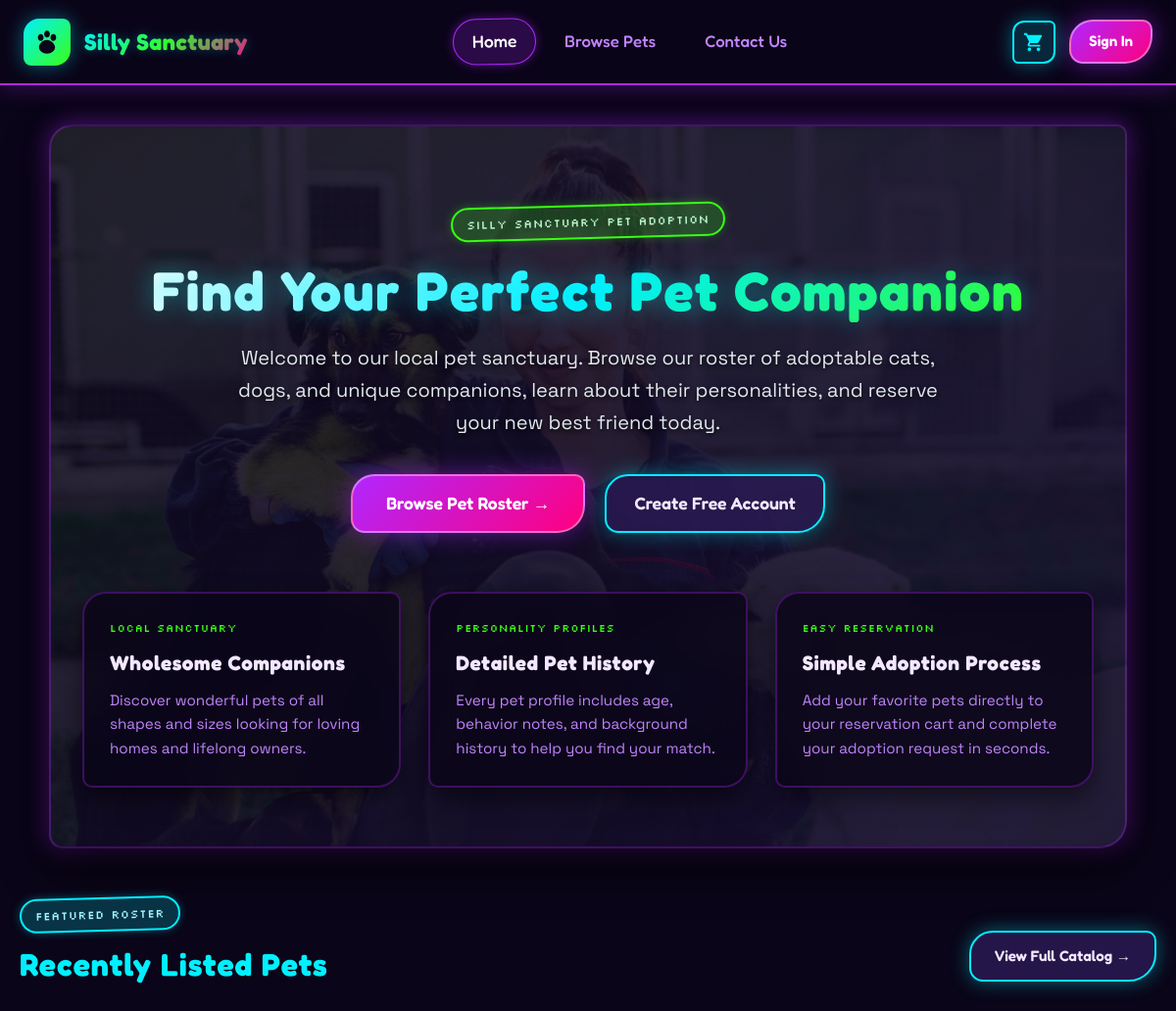
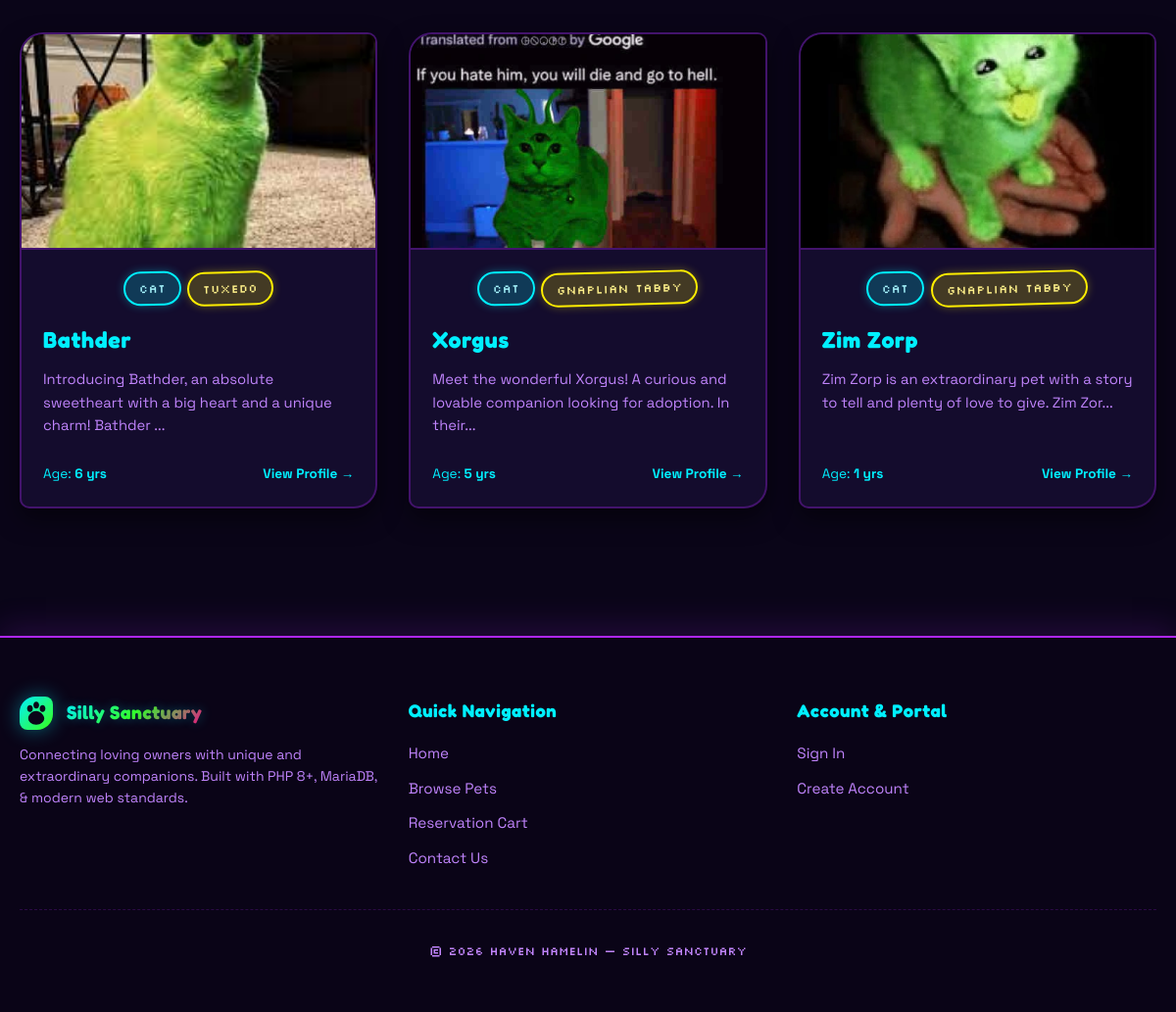
The page / on the database its author committed (2 pictures, top to bottom).
### tables this page shows
CREATE TABLE `pets` (
  `id` int(11) NOT NULL,
  `name` varchar(200) NOT NULL,
  `animal` int(11) NOT NULL,
  `breed` int(255) NOT NULL,
  `age` int(11) NOT NULL,
  `description` text NOT NULL,
  `behavior` varchar(200) NOT NULL,
  `photo` varchar(255) NOT NULL,
  `status` varchar(50) NOT NULL DEFAULT 'Available'
);

CREATE TABLE `animal_types` (
  `id` int(11) NOT NULL,
  `type_name` varchar(100) NOT NULL
);

CREATE TABLE `breeds` (
  `id` int(11) NOT NULL,
  `breed_name` varchar(100) NOT NULL,
  `animal_type_id` int(11) NOT NULL
);

### index.php (the view, shortened to what this page needs)
<?php
include ('includes/header.php');
?>
    <link rel="stylesheet" href="www/css/index.css">
    <link rel="stylesheet" href="www/css/browse.css">
</head>
<?php
include ('includes/navbar.php');
?>
<main class="container">
    <section class="hero-section">
        <div class="badge badge-green hero-badge">
            <span>SILLY SANCTUARY PET ADOPTION</span>
        </div>
        <h1 class="hero-title">Find Your Perfect Pet Companion</h1>
        <p class="hero-subtitle">
            Welcome to our local pet sanctuary. Browse our roster of adoptable cats, dogs, and unique companions, learn about their personalities, and reserve your new best friend today.
        </p>
        <div class="hero-actions">
            <a href="browse.php" class="btn btn-primary" style="padding: 14px 34px; font-size: 1.1rem;">
                Browse Pet Roster &rarr;
            </a>
            <?php if (!isset($_SESSION['login_status']) || $_SESSION['login_status'] == 0): ?>
                <a href="register.php" class="btn btn-secondary" style="padding: 14px 28px; font-size: 1.1rem;">
                    Create Free Account
                </a>
            <?php endif; ?>
        </div>
        <div class="features-grid">
            <div class="glass-card feature-card">
                <div class="feature-tag">LOCAL SANCTUARY</div>
                <h3>Wholesome Companions</h3>
                <p>Discover wonderful pets of all shapes and sizes looking for loving homes and lifelong owners.</p>
            </div>
            <div class="glass-card feature-card">
                <div class="feature-tag">PERSONALITY PROFILES</div>
                <h3>Detailed Pet History</h3>
                <p>Every pet profile includes age, behavior notes, and background history to help you find your match.</p>
            </div>
            <div class="glass-card feature-card">
                <div class="feature-tag">EASY RESERVATION</div>
                <h3>Simple Adoption Process</h3>
                <p>Add your favorite pets directly to your reservation cart and complete your adoption request in seconds.</p>
            </div>
        </div>
    </section>
    <?php
    include_once ('includes/connect.php');
    if (isset($conn) && !$conn->connect_error) {
        $sql = "
            SELECT pets.*, animal_types.type_name, breeds.breed_name
            FROM pets
            LEFT JOIN animal_types ON pets.animal = animal_types.id
            LEFT JOIN breeds ON pets.breed = breeds.id
            ORDER BY pets.id DESC
            LIMIT 3
        ";
        $result = $conn->query($sql);
        if ($result && $result->num_rows > 0):
    ?>
    <section style="margin-top: 50px;">
        <div class="featured-header">
            <div>
                <span class="badge badge-accent">Featured Roster</span>
                <h2 style="font-size: 2rem; margin-top: 8px; color: var(--neon-cyan);">Recently Listed Pets</h2>
            </div>
            <a href="browse.php" class="btn btn-secondary" style="font-size: 0.95rem;">View Full Catalog &rarr;</a>
        </div>
        <div class="animal-grid">
            <?php while ($row = $result->fetch_assoc()): ?>
                <div class="animal-card">
                    <a href="animal_details.php?id=<?= $row['id'] ?>">
                        <img src="<?= htmlspecialchars($row['photo']) ?>" alt="<?= htmlspecialchars($row['name']) ?>">
                        <div class="animal-card-body">
                            <div style="display: flex; gap: 6px; margin-bottom: 8px; justify-content: center; flex-wrap: wrap;">
                                <span class="badge badge-accent"><?= htmlspecialchars($row['type_name'] ?? 'Pet') ?></span>
                                <span class="badge badge-gold"><?= htmlspecialchars($row['breed_name'] ?? 'Unknown') ?></span>
                            </div>
                            <h2><?= htmlspecialchars($row['name']) ?></h2>
                            <p class="animal-card-desc"><?= htmlspecialchars(substr($row['description'], 0, 90)) ?>...</p>
                            <div style="margin-top: 12px; display: flex; align-items: center; justify-content: space-between; font-size: 0.85rem; color: var(--neon-cyan);">
                                <span>Age: <strong><?= htmlspecialchars($row['age']) ?> yrs</strong></span>
                                <strong>View Profile &rarr;</strong>
                            </div>
                        </div>
                    </a>
                </div>
            <?php endwhile; ?>
        </div>
    </section>
    <?php
        endif;
    }
    ?>
</main>
<?php include ('includes/footer.php'); ?>

### includes/header.php (shortened to what this page needs)
<!DOCTYPE html>
<html lang="en">
<head>
    <link rel="stylesheet" href="www/css/theme.css">
    <link rel="stylesheet" href="www/css/styles.css">

### includes/navbar.php (shortened to what this page needs)
<?php
$login_status = $_SESSION['login_status'] ?? 0;
$name = $_SESSION['name'] ?? '';
$current_page = basename($_SERVER['PHP_SELF']);
?>
<body>
<header class="navbar-header">
    <div class="navbar-container">
        <a href="index.php" class="nav-brand">
            <div class="brand-icon">
            </div>
            <span class="brand-title">Silly Sanctuary</span>
        </a>
        <ul class="nav-menu">
            <li class="nav-item">
                <a href="index.php" class="<?= ($current_page == 'index.php' || $current_page == '') ? 'active' : '' ?>">Home</a>
            </li>
            <li class="nav-item">
                <a href="browse.php" class="<?= ($current_page == 'browse.php' || $current_page == 'animal_details.php') ? 'active' : '' ?>">Browse Pets</a>
            </li>
            <li class="nav-item">
                <a href="contact.php" class="<?= ($current_page == 'contact.php') ? 'active' : '' ?>">Contact Us</a>
            </li>
        </ul>
        <div class="nav-user-controls">
            <a href="show_cart.php" class="cart-pill" title="View Reservation Cart">
            </a>
            <?php if ($login_status != 0): ?>
                <span class="user-welcome">Welcome, <strong class="user-name"><?= htmlspecialchars($name) ?></strong></span>
                <a href="logout.php" class="btn btn-secondary" style="padding: 6px 14px; font-size: 0.85rem;">Log Out</a>
            <?php else: ?>
                <a href="loginform.php" class="btn btn-primary" style="padding: 8px 18px; font-size: 0.95rem;">Sign In</a>
            <?php endif; ?>
        </div>
    </div>
</header>

### includes/footer.php (shortened to what this page needs)
<footer class="site-footer">
    <div class="container">
        <div class="footer-grid">
            <div class="footer-col">
                <div class="nav-brand" style="margin-bottom: 12px;">
                    <div class="brand-icon" style="width: 34px; height: 34px;">
                    </div>
                    <span class="brand-title" style="font-size: 1.2rem;">Silly Sanctuary</span>
                </div>
                <p style="color: var(--text-muted); font-size: 0.875rem; line-height: 1.6;">
                    Connecting loving owners with unique and extraordinary companions. Built with PHP 8+, MariaDB, & modern web standards.
                </p>
            </div>
            <div class="footer-col">
                <h4>Quick Navigation</h4>
                <ul class="footer-links">
                    <li><a href="index.php">Home</a></li>
                    <li><a href="browse.php">Browse Pets</a></li>
                    <li><a href="show_cart.php">Reservation Cart</a></li>
                    <li><a href="contact.php">Contact Us</a></li>
                </ul>
            </div>
            <div class="footer-col">
                <h4>Account & Portal</h4>
                <ul class="footer-links">
                    <?php if (isset($_SESSION['login_status']) && $_SESSION['login_status'] != 0): ?>
                        <li><a href="logout.php">Log Out (<?= htmlspecialchars($_SESSION['name'] ?? '') ?>)</a></li>
                    <?php else: ?>
                        <li><a href="loginform.php">Sign In</a></li>
                        <li><a href="register.php">Create Account</a></li>
                    <?php endif; ?>
                </ul>
            </div>
        </div>
        <div class="footer-bottom">
            <p>&copy; <?= date('Y') ?> Haven Hamelin — Silly Sanctuary</p>
        </div>
    </div>
</footer>
</body>
</html>

### www/css/theme.css (style rules this page uses)
:root { --bg-dark: #0a0518; --bg-surface: rgba(23, 15, 48, 0.85); --bg-surface-elevated: rgba(43, 27, 84, 0.8); --bg-card: rgba(18, 10, 38, 0.75); --neon-green: #39ff14; --neon-purple: #b026ff; --neon-cyan: #00f0ff; --neon-pink: #ff007f; --neon-yellow: #ffee00; --border-color: rgba(176, 38, 255, 0.3); --border-highlight: #00f0ff; --text-main: #f3e8ff; --text-muted: #c084fc; --text-dim: #9333ea; --primary-gradient: linear-gradient(135deg, #b026ff 0%, #ff007f 100%); --accent-gradient: linear-gradient(135deg, #00f0ff 0%, #39ff14 100%); --cosmic-gradient: linear-gradient(135deg, #7e22ce 0%, #3b82f6 50%, #10b981 100%); --danger-gradient: linear-gradient(135deg, #ff007f 0%, #ef4444 100%); --font-heading: 'Fredoka', cursive, sans-serif; --font-body: 'Space Grotesk', sans-serif; --font-pixel: 'Silkscreen', monospace; --radius-wobbly: 24px 10px 28px 14px; --radius-card: 20px 8px 24px 12px; --radius-pill: 9999px; --navbar-height: 85px; --glass-backdrop: blur(14px) saturate(190%); --glow-cyan: 0 0 20px rgba(0, 240, 255, 0.4); --glow-purple: 0 0 25px rgba(176, 38, 255, 0.5); --glow-green: 0 0 20px rgba(57, 255, 20, 0.4); }
* { box-sizing: border-box; }
html, body { margin: 0; padding: 0; background-color: var(--bg-dark); color: var(--text-main); font-family: var(--font-body); font-size: 16px; line-height: 1.6; min-height: 100vh; display: flex; flex-direction: column; overflow-x: hidden; }
body::before { content: ''; position: fixed; top: 0; left: 0; width: 100vw; height: 100vh; background: radial-gradient(2px 2px at 20px 30px, #ffffff, rgba(0,0,0,0)), radial-gradient(2px 2px at 40px 70px, #00f0ff, rgba(0,0,0,0)), radial-gradient(1px 1px at 90px 40px, #ff007f, rgba(0,0,0,0)), radial-gradient(2px 2px at 160px 120px, #39ff14, rgba(0,0,0,0)), radial-gradient(circle at 15% 25%, rgba(176, 38, 255, 0.2) 0%, transparent 45%), radial-gradient(circle at 85% 75%, rgba(0, 240, 255, 0.18) 0%, transparent 45%); background-repeat: repeat; background-size: 200px 200px, 300px 300px, 250px 250px, 350px 350px, 100% 100%, 100% 100%; pointer-events: none; z-index: -1; }
h1, h2, h3, h4, h5, h6 { font-family: var(--font-heading); color: var(--text-main); margin-top: 0; letter-spacing: 0.03em; }
a { color: var(--neon-cyan); text-decoration: none; transition: all 0.2s ease; }
.container { width: 100%; max-width: 1200px; margin: 0 auto; padding: 20px; flex: 1; }
.badge { display: inline-flex; align-items: center; gap: 8px; padding: 6px 14px; border-radius: var(--radius-pill); font-family: var(--font-pixel); font-size: 0.75rem; letter-spacing: 0.05em; text-transform: uppercase; background: var(--bg-surface-elevated); border: 2px solid var(--border-color); color: var(--text-main); transform: rotate(-1.5deg); transition: transform 0.2s ease; }
.badge-accent { background: rgba(0, 240, 255, 0.2); border-color: var(--neon-cyan); color: #a5f3fc; box-shadow: 0 0 10px rgba(0, 240, 255, 0.3); }
.badge-gold { background: rgba(255, 238, 0, 0.2); border-color: var(--neon-yellow); color: #fef08a; box-shadow: 0 0 10px rgba(255, 238, 0, 0.3); }
.badge-green { background: rgba(57, 255, 20, 0.2); border-color: var(--neon-green); color: #bbf7d0; box-shadow: 0 0 10px rgba(57, 255, 20, 0.3); }
.btn { display: inline-flex; align-items: center; justify-content: center; gap: 10px; padding: 12px 24px; border-radius: var(--radius-wobbly); font-family: var(--font-heading); font-size: 1.05rem; font-weight: 600; cursor: pointer; border: 2px solid transparent; outline: none; transition: all 0.25s cubic-bezier(0.34, 1.56, 0.64, 1); text-decoration: none; }
.btn-primary { background: var(--primary-gradient); color: #ffffff; border-color: rgba(255, 255, 255, 0.4); box-shadow: var(--glow-purple); }
.btn-secondary { background: var(--bg-surface-elevated); color: var(--text-main); border: 2px solid var(--neon-cyan); box-shadow: var(--glow-cyan); }
.glass-card { background: var(--bg-surface); backdrop-filter: var(--glass-backdrop); -webkit-backdrop-filter: var(--glass-backdrop); border: 2px solid var(--border-color); border-radius: var(--radius-card); padding: 26px; box-shadow: 0 10px 30px rgba(0, 0, 0, 0.5), inset 0 0 15px rgba(176, 38, 255, 0.1); transition: all 0.3s ease; }

### rows shown on the page
pets: photo (picture), animal.type_name "CAT", breed.breed_name "TUXEDO", name "Bathder", description "Introducing Bathder, an absolute sweetheart with a big heart and a unique charm! Bathder", age "6"
pets: photo (picture), animal.type_name "CAT", breed.breed_name "GNAPLIAN TABBY", name "Xorgus", description "Meet the wonderful Xorgus! A curious and lovable companion looking for adoption. In their", age "5"
pets: photo (picture), animal.type_name "CAT", breed.breed_name "GNAPLIAN TABBY", name "Zim Zorp", description "Zim Zorp is an extraordinary pet with a story to tell and plenty of love to give. Zim Zor", age "1"
